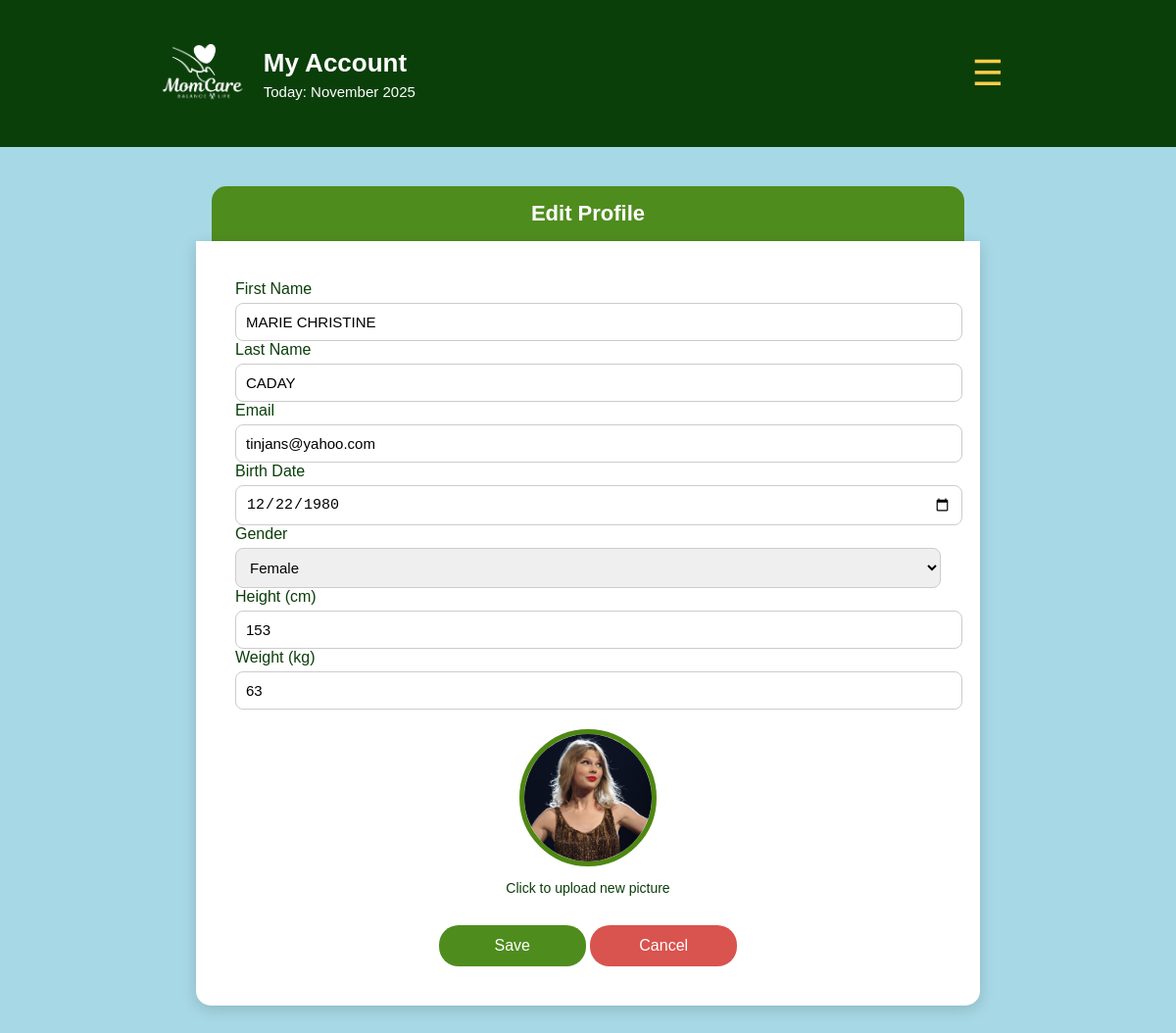
Screenshot of /profile/edit/5 (signed in) with the database file from the repository.
### tables this page shows
CREATE TABLE users (
            id INTEGER PRIMARY KEY AUTOINCREMENT,
            first TEXT NOT NULL,
            last TEXT NOT NULL,
            email TEXT NOT NULL UNIQUE,
            birthdate TEXT,
            password_hash TEXT NOT NULL,
            security_question TEXT,
            security_answer TEXT
        , gender TEXT, height TEXT, weight TEXT, profile_picture TEXT DEFAULT '');

### app.py (the view, shortened to what this page needs)
@app.route('/profile/edit/<int:user_id>', methods=['GET', 'POST'])
def edit_profile(user_id):
    user_email = session.get('user_email')
    if not user_email:
        flash('Please sign in to edit your profile.')
        return redirect(url_for('index'))
    conn = get_db()
    cur = conn.cursor()
    cur.execute('SELECT * FROM users WHERE id = ?', (user_id,))
    user_row = cur.fetchone()
    if not user_row:
        conn.close()
        flash('User not found.')
        return redirect(url_for('dashboard'))
    if user_row['email'] != user_email:
        conn.close()
        flash('Unauthorized access.')
        return redirect(url_for('dashboard'))
    conn.close()
    user = dict(user_row)
    user['first_name'] = user['first']
    user['last_name'] = user['last']
    user['birthdate'] = user.get('birthdate', '')
    user['gender'] = user.get('gender', '')
    user['height'] = user.get('height', '')
    user['weight'] = user.get('weight', '')
    first = session.get('user_first')
    today = datetime.now().strftime('%B %d, %Y')
    return render_template('edit.html', user=user, first=first, today=today)

### app.py (called while the page is built)
def get_db() -> Connection:
    conn = sqlite3.connect(DB_PATH)
    conn.row_factory = sqlite3.Row
    return conn

### templates/edit.html (shortened to what this page needs)
<!DOCTYPE html>
<html lang="en">
<head>
</head>
<body>
<div class="top-header">
    <div class="header-left">
        <img src="{{ url_for('static', filename='images/momcare_logo_white.png') }}" alt="Logo">
        <div>
            <div class="page-title">My Account</div>
            <div class="date-text">Today: November 2025</div>
        </div>
    </div>
    <button class="menu-btn" onclick="toggleMenu()">☰</button>
</div>
<div class="section-header">Edit Profile</div>
<div class="profile-box">
    <form method="POST" action="{{ url_for('edit_profile', user_id=user.id) }}" enctype="multipart/form-data">
    <label for="first_name">First Name</label>
    <input type="text" id="first_name" name="first_name" value="{{ user.first_name or '' }}" required>
    <label for="last_name">Last Name</label>
    <input type="text" id="last_name" name="last_name" value="{{ user.last_name or '' }}" required>
    <label for="email">Email</label>
    <input type="email" id="email" name="email" value="{{ user.email or '' }}" required>
    <label for="birthdate">Birth Date</label>
    <input type="date" id="birthdate" name="birthdate" value="{{ user.birthdate or '' }}">
    <label for="gender">Gender</label>
    <select id="gender" name="gender">
        <option value="Female" {% if user.gender == 'Female' %}selected{% endif %}>Female</option>
    </select>
    <label for="height">Height (cm)</label>
    <input type="number" id="height" name="height" value="{{ user.height or '' }}">
    <label for="weight">Weight (kg)</label>
    <input type="number" id="weight" name="weight" value="{{ user.weight or '' }}">
    <div class="profile-photo">
        <img id="profile-preview" src="{{ user.profile_picture or url_for('static', filename='images/default-avatar.png') }}" alt="Profile Picture">
        <label for="profile_picture" class="upload-label">Click to upload new picture</label>
    </div>
    <div class="btn-row">
        <button class="save-btn" type="submit">Save</button>
        <a href="{{ url_for('profile', user_id=user.id) }}">
            <button type="button" class="cancel-btn">Cancel</button>
        </a>
    </div>
    </form>
</div>
</body>
</html>

### templates/edit.html (style rules this page uses)
body { font-family: 'Poppins', sans-serif; background-color: #a7d8e5; margin: 0; padding: 0; }
.top-header { background-color: #0b3f0a; padding: 45px 160px; display: flex; justify-content: space-between; align-items: center; color: white; position: relative; }
.header-left { display: flex; align-items: center; }
.header-left img { height: 60px; margin-right: 15px; }
.page-title { font-size: 26px; font-weight: bold; }
.date-text { margin-top: 5px; font-size: 15px; }
.menu-btn { font-size: 36px; color: #fecc47; background: none; border: none; cursor: pointer; margin-right: 10px; }
.section-header { background-color: #4f8c1e; color: white; text-align: center; font-size: 22px; padding: 15px 0; width: 64%; margin: 40px auto 0; border-top-left-radius: 15px; border-top-right-radius: 15px; font-weight: bold; }
.profile-box { width: 60%; background-color: white; margin: 0 auto 50px; padding: 40px; border-radius: 0 0 15px 15px; box-shadow: 0px 4px 15px rgba(0,0,0,0.15); color: #0b3f0a; font-size: 16px; }
.profile-photo { text-align: center; margin-top: 20px; }
.profile-photo img { width: 130px; height: 130px; border-radius: 50%; border: 5px solid #4e8712; object-fit: cover; }
.upload-label { margin-top: 10px; display: block; font-size: 14px; color: #0b3f0a; cursor: pointer; }
input, select { width: 100%; padding: 10px; border-radius: 8px; border: 1px solid #ccc; margin-top: 5px; font-size: 15px; }
.btn-row { text-align: center; margin-top: 30px; }
.save-btn { background-color: #4f8c1e; border: none; padding: 12px 25px; border-radius: 20px; color: white; cursor: pointer; width: 150px; font-size: 16px; }
.cancel-btn { background-color: #d9534f; border: none; padding: 12px 25px; border-radius: 20px; color: white; cursor: pointer; width: 150px; font-size: 16px; }

### rows the page displays
users: first_name "MARIE CHRISTINE", last_name "CADAY", email "tinjans@yahoo.com", birthdate "12/22/1980", gender "Female", height "153", weight "63", profile_picture (picture)
